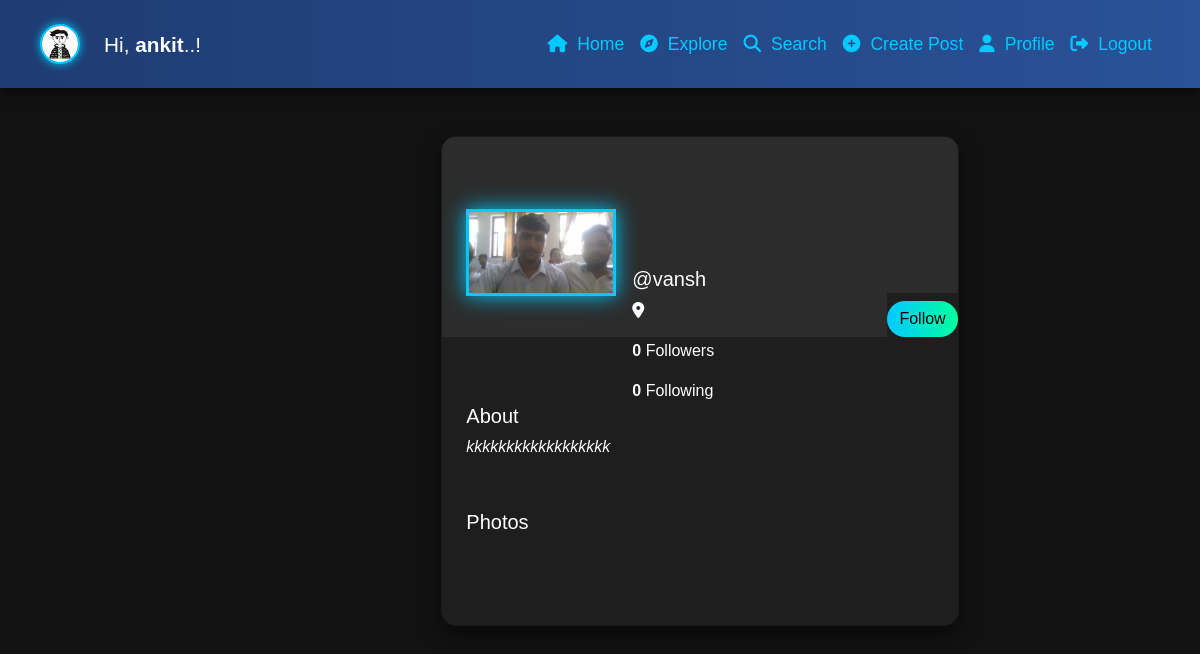
The app's page /profile/vansh (signed in), older data.
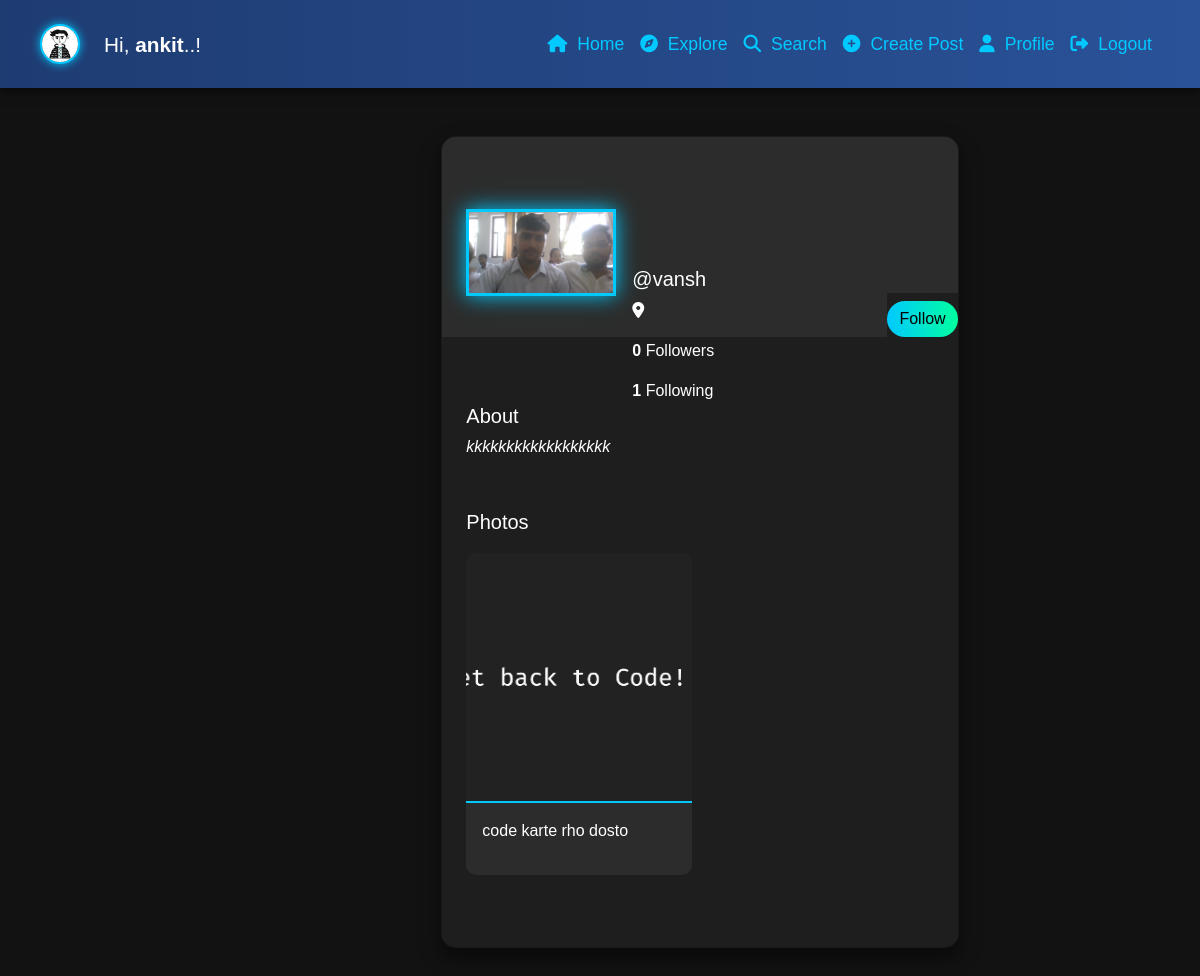
The same page, newer data.
### userauth/models.py (models this page shows, shortened)
class Profile(models.Model):
    user = models.ForeignKey(User, on_delete=models.CASCADE)
    id_user = models.IntegerField(primary_key=True, default=0)
    bio = models.TextField(blank=True, default='')
    profileimg = models.ImageField(upload_to='profile_images', default='blank-profile-picture.png')
    location = models.CharField(max_length=100, blank=True, default='')

class Post(models.Model):
    id = models.UUIDField(primary_key=True, default=uuid.uuid4)
    user = models.CharField(max_length=100)
    image = models.ImageField(upload_to='post_images', blank=True, null=True)
    caption = models.TextField(blank=True)
    created_at = models.DateTimeField(default=datetime.now)
    no_of_likes = models.IntegerField(default=0)

### userauth/views.py (the view, shortened to what this page needs)
# urls.py: path('profile/<str:id_user>', views.profile),
@login_required(login_url='/loginn')
def profile(request,id_user):
    try:
        user_object = User.objects.get(username=id_user)
        profile = Profile.objects.get(user=request.user)
        user_profile = Profile.objects.get(user=user_object)
        user_posts = Post.objects.filter(user=id_user).order_by('-created_at')
        user_post_length = len(user_posts)
        follower = request.user.username
        user = id_user
        if Followers.objects.filter(follower=follower, user=user).first():
            follow_unfollow = 'Unfollow'
        else:
            follow_unfollow = 'Follow'
        user_followers = len(Followers.objects.filter(user=id_user))
        user_following = len(Followers.objects.filter(follower=id_user))
        context = {
            'user_object': user_object,
            'user_profile': user_profile,
            'user_posts': user_posts,
            'user_post_length': user_post_length,
            'profile': profile,
            'follow_unfollow':follow_unfollow,
            'user_followers': user_followers,
            'user_following': user_following,
        }
        return render(request, 'profile.html', context)
    except User.DoesNotExist:
        return redirect('/')

### templates/profile.html (shortened to what this page needs)
{% load static %}
<!DOCTYPE html>
<html lang="en">
<head>
    <link rel="stylesheet" href="https://maxcdn.bootstrapcdn.com/bootstrap/4.5.2/css/bootstrap.min.css">
    <link href="https://cdn.jsdelivr.net/npm/bootstrap@5.0.2/dist/css/bootstrap.min.css" rel="stylesheet"
>
    <link rel="stylesheet" href="{% static 'css/app.css' %}">
</head>
<body>
    <div class="container-fluid">
        <div class="row">
            <nav class="navbar navbar-expand-lg p-3">
                <div class="container-fluid">
                    <a class="navbar-brand" href="/"><img src="{{profile.profileimg.url}}" alt="Profile Picture" class="profile-pic"></a>
                    <span class="navbar-text text-white ms-2" style="font-size: 1.3rem;">Hi,<b> {{profile.user.username}}</b>..!</span>
                    <div class="collapse navbar-collapse" id="navbarNav">
                        <ul class="navbar-nav ms-auto">
                            <li class="nav-item">
                                <a class="nav-link" href="/"><i class="fa-solid fa-house"></i> Home</a>
                            </li>
                            <li class="nav-item">
                                <a class="nav-link" href="/explore"><i class="fa-solid fa-compass"></i> Explore</a>
                            </li>
                            <li class="nav-item">
                                <a class="nav-link" href="#" data-bs-toggle="modal" data-bs-target="#exampleModal3"><i class="fa-solid fa-magnifying-glass"></i> Search</a>
                            </li>
                            <li class="nav-item">
                                <a class="nav-link" href="#" data-bs-toggle="modal" data-bs-target="#exampleModal"><i class="fa-solid fa-circle-plus"></i> Create Post</a>
                            </li>
                            <li class="nav-item">
                                <a class="nav-link" href="/profile/{{user}}"><i class="fa-solid fa-user"></i> Profile</a>
                            </li>
                            <li class="nav-item">
                                <a class="nav-link" href="/logoutt"><i class="fa-solid fa-right-from-bracket"></i> Logout</a>
                            </li>
                        </ul>
                    </div>
                </div>
            </nav>
            <main role="main" class="col-md-9 ml-sm-auto col-lg-10 px-md-4">
                <section class="gradient-custom-2">
                    <div class="container py-5">
                        <div class="row d-flex justify-content-center align-items-center h-100">
                            <div class="col col-lg-9 col-xl-7">
                                <div class="card">
                                    <div class="profile-header rounded-top d-flex flex-row" style="height:200px;">
                                        <div class="ms-4 mt-5 d-flex flex-column" style="width: 150px;">
                                            {% if user_profile.profileimg %}
                                            <img src="{{user_profile.profileimg.url}}"
                                                alt="Profile Picture"
                                                class="img-fluid profile-img mt-4 mb-2"
                                                style="width: 150px; z-index: 1">
                                            {% else %}
                                            <img src="{% static 'images/blank-profile-picture.png' %}"
                                                alt="Default Profile Picture"
                                                class="img-fluid profile-img mt-4 mb-2"
                                                style="width: 150px; z-index: 1">
                                            {% endif %}
                                        </div>
                                        <div class="ms-3" style="margin-top: 130px;">
                                            <h5>@{{user_profile.user}}</h5>
                                            <p><i class="fa-solid fa-location-dot"></i> {{user_profile.location}}</p>
                                            <p><strong>{{ user_followers }}</strong> Followers</p>
                                            <p><strong>{{ user_following }}</strong> Following</p>
                                        </div>
                                        <div style="margin-inline-start: auto; margin-top: auto; background:#1e1e1e;">
                                            <form action="/follow" method="POST">
                                                {% if user != user_profile.user %}
                                                <button type="submit" class="btn btn-custom mt-2"
                                                    data-bs-toggle="modal" data-bs-target="#exampleModal1">
                                                    {{follow_unfollow}}
                                                </button>
                                                {% endif %}
                                            </form>
                                        </div>
                                    </div>
                                    <div class="card-body p-4" style="margin-top: 40px;">
                                        <div class="mb-5">
                                            <p class="lead fw-normal mb-1">About</p>
                                            <p class="font-italic mb-1">{{user_profile.bio}}</p>
                                        </div>
                                        <div class="mb-5">
                                            <p class="lead fw-normal mb-3">Photos</p>
                                            <div class="image-grid">
                                                {% for pos in user_posts %}
                                                <div class="image-item">
                                                    {% if pos.image %}
                                                        <img src="{{pos.image.url}}" alt="Post Image">
                                                    {% endif %}
                                                    <div class="p-3">
                                                        <p>{{pos.caption}}</p>
                                                    </div>
                                                </div>
                                                {% endfor %}
                                            </div>
                                        </div>
                                    </div>
                                </div>
                            </div>
                        </div>
                    </div>
                </section>
            </main>
        </div>
    </div>
</body>
</html>

### templates/search.html (shortened to what this page needs)
{% load static %}

### templates/modal.html (shortened to what this page needs)
{% load static %}

### templates/profile_upload.html (shortened to what this page needs)
{% load static %}

### templates/edit_profile.html (shortened to what this page needs)
{% load static %}

### templates/profile.html (style rules this page uses)
body { background: #121212; color: #fff; font-family: 'Poppins', sans-serif; margin: 0; padding: 0; overflow-x: hidden; scroll-behavior: smooth; }
a { text-decoration: none; color: #00c9ff; transition: color 0.3s ease-in-out; }
.navbar { background: linear-gradient(90deg, #1e3c72, #2a5298); backdrop-filter: blur(10px); box-shadow: 0 4px 10px rgba(0, 0, 0, 0.5); transition: all 0.3s ease-in-out; }
.navbar .profile-pic { width: 40px; height: 40px; object-fit: cover; border: 2px solid #00c9ff; border-radius: 50%; box-shadow: 0 0 10px #00c9ff; transition: all 0.3s; }
.nav-link { font-size: 1.1rem; padding: 15px 10px; color: #00c9ff; display: flex; align-items: center; transition: all 0.3s ease-in-out; }
.nav-link i { margin-right: 10px; transition: transform 0.3s; }
.card { background: #1e1e1e; backdrop-filter: blur(8px); border-radius: 15px; box-shadow: 0 10px 20px rgba(0, 0, 0, 0.5); overflow: hidden; transition: transform 0.3s, box-shadow 0.3s; }
.profile-header { background: #2c2c2c; color: white; }
.profile-img { border: 3px solid #00c9ff; box-shadow: 0 0 20px #00c9ff; transition: transform 0.3s; }
.btn-custom { background: linear-gradient(90deg, #00c9ff, #00ff9f); color: #000; border: none; border-radius: 30px; transition: all 0.3s; }
.image-grid { display: grid; grid-template-columns: repeat(auto-fill, minmax(200px, 1fr)); gap: 15px; }
.image-item { background: #2c2c2c; border-radius: 10px; overflow: hidden; transition: transform 0.3s, box-shadow 0.3s; }
.image-item img { width: 100%; height: 250px; object-fit: cover; border-bottom: 2px solid #00c9ff; }

Row changes from the older to the newer data that the page shows:
added Post: image (picture), caption "code karte rho dosto"
Text that changed along with them:
{{ user_following }}: "0" → "1"
